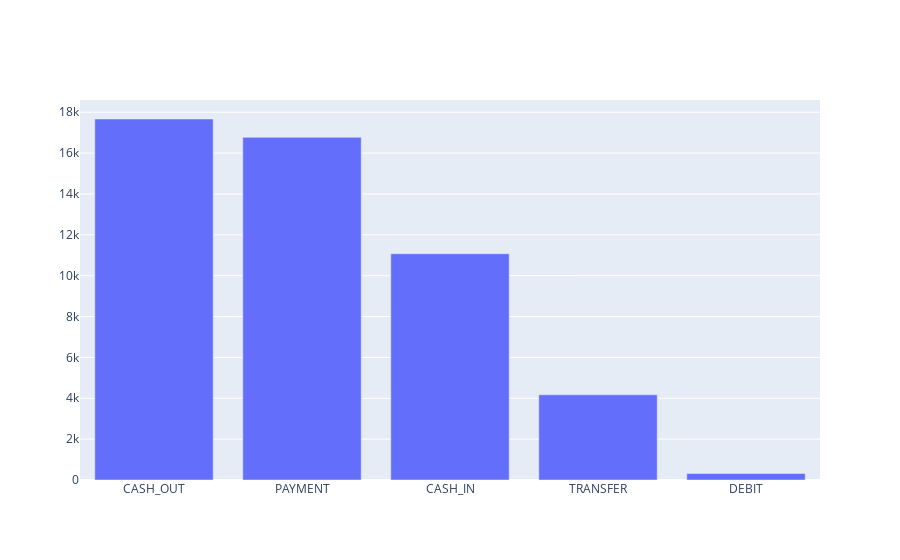

This figure's notebook cell:
### Code cell
labels = list(data['type'].value_counts().index)
values = list(data['type'].value_counts().values)
fig = go.Figure(data= [go.Bar(x = labels, y = values)])
fig.show()

### Figure 1 — Plotly figure (JSON) as saved in the notebook; plotly's stock layout.template omitted (floating-point values rounded to 4 significant figures)
{"data": [{"type": "bar", "x": ["CASH_OUT", "PAYMENT", "CASH_IN", "TRANSFER", "DEBIT"], "y": [17668, 16770, 11075, 4168, 319]}], "layout": {}}
